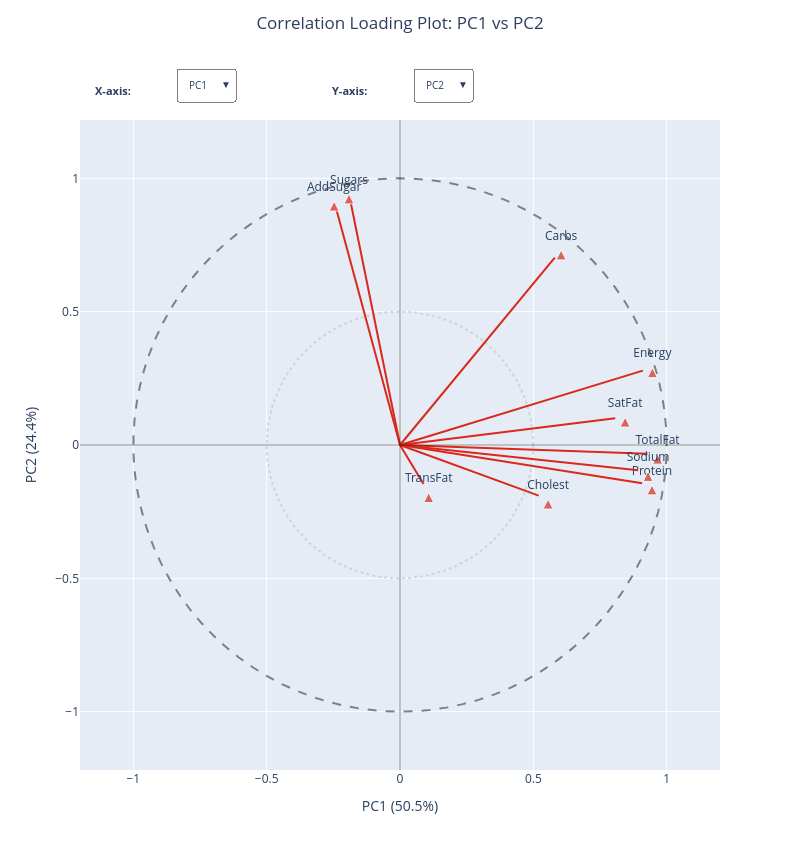

Source (notebook cell):
### Markdown cell above
### 1.4 Correlation Loading Plot *(PCAplots.tex: Slide 1.4)*

> Part of **Section 1: Model Interpretation**

**Formula:**
$$\tilde{p}_{jk} = p_{jk} \cdot \sqrt{\frac{\lambda_k}{\text{var}(x_j)}}$$

**Why Use Correlation Loadings (even if you have regular loadings):**
- **Regular loadings** ($p_{jk}$) show direction but aren't bounded — hard to compare across scalings
- **Correlation loadings** are bounded in [-1, 1] → immediate effect size interpretation
- **Radius** gives quality of representation: $r^2 = \text{corr}(x_j, t_1)^2 + \text{corr}(x_j, t_2)^2$

**How to Read:**
- **Variables near outer circle (100%)**: Well-modeled by PC1-PC2
- **Variables inside inner circle (50%)**: Poorly modeled — may need more PCs
- **Arrow direction**: Shows which quadrant items high in that variable will fall
- **Angle between arrows**: Small angle = positively correlated; 90° = uncorrelated; 180° = negatively correlated

### Code cell
# Calculate correlation loadings for all components
corr_loadings = P * np.sqrt(eigenvalues_sklearn)
n_pcs = min(6, len(eigenvalues_sklearn))  # Limit to 6 PCs for dropdown

# Pre-compute all PC combinations
from itertools import product
pc_combos = list(product(range(n_pcs), range(n_pcs)))

# Create figure with all combinations as separate trace groups
fig = go.Figure()

# Add unit circle (always visible)
theta = np.linspace(0, 2*np.pi, 100)
fig.add_trace(go.Scatter(
    x=np.cos(theta), y=np.sin(theta),
    mode='lines', line=dict(color='gray', dash='dash'),
    name='Unit Circle', showlegend=False
))
fig.add_trace(go.Scatter(
    x=0.5*np.cos(theta), y=0.5*np.sin(theta),
    mode='lines', line=dict(color='lightgray', dash='dot'),
    name='', showlegend=False
))
n_base_traces = 2  # circles

# Add traces for each PC combination
traces_per_combo = len(short_names)  # one scatter per variable
for pc_x, pc_y in pc_combos:
    visible = (pc_x == 0 and pc_y == 1)  # Show PC1 vs PC2 initially
    for i, name in enumerate(short_names):
        fig.add_trace(go.Scatter(
            x=[0, corr_loadings[i, pc_x]], 
            y=[0, corr_loadings[i, pc_y]],
            mode='lines+markers+text',
            line=dict(color=COLORS['mcd_red'], width=2),
            marker=dict(size=[0, 10], color=COLORS['mcd_red'], symbol=['circle', 'arrow-up']),
            text=['', name],
            textposition='top center',
            showlegend=False,
            visible=visible,
            hovertemplate=f'{name}<br>PC{pc_x+1}: %{{x:.3f}}<br>PC{pc_y+1}: %{{y:.3f}}<extra></extra>'
        ))

# Add axes
fig.add_hline(y=0, line_color='black', line_width=0.5)
fig.add_vline(x=0, line_color='black', line_width=0.5)

# Create dropdown buttons for X-axis
def make_visibility(selected_x, selected_y):
    """Create visibility array for selected PC combination"""
    vis = [True, True]  # circles always visible
    for pc_x, pc_y in pc_combos:
        is_selected = (pc_x == selected_x and pc_y == selected_y)
        vis.extend([is_selected] * traces_per_combo)
    return vis

x_buttons = []
for i in range(n_pcs):
    # When X changes, default Y to the next PC (or 0 if X is last)
    default_y = (i + 1) % n_pcs if i < n_pcs - 1 else 0
    x_buttons.append(dict(
        label=f'PC{i+1}',
        method='update',
        args=[
            {'visible': make_visibility(i, default_y)},
            {'title': f'Correlation Loading Plot: PC{i+1} vs PC{default_y+1}',
             'xaxis.title': f'PC{i+1} ({explained_var_ratio[i]*100:.1f}%)',
             'yaxis.title': f'PC{default_y+1} ({explained_var_ratio[default_y]*100:.1f}%)'}
        ]
    ))

y_buttons = []
for j in range(n_pcs):
    # When Y changes, keep X as PC1 (index 0)
    y_buttons.append(dict(
        label=f'PC{j+1}',
        method='update',
        args=[
            {'visible': make_visibility(0, j)},
            {'title': f'Correlation Loading Plot: PC1 vs PC{j+1}',
             'xaxis.title': f'PC1 ({explained_var_ratio[0]*100:.1f}%)',
             'yaxis.title': f'PC{j+1} ({explained_var_ratio[j]*100:.1f}%)'}
        ]
    ))

fig.update_layout(
    title=dict(
        text='Correlation Loading Plot: PC1 vs PC2',
        y=0.98,
        x=0.5,
        xanchor='center',
        yanchor='top'
    ),
    xaxis_title=f'PC1 ({explained_var_ratio[0]*100:.1f}%)',
    yaxis_title=f'PC2 ({explained_var_ratio[1]*100:.1f}%)',
    width=800, height=850,
    xaxis=dict(range=[-1.2, 1.2], scaleanchor='y'),
    yaxis=dict(range=[-1.2, 1.2]),
    margin=dict(t=120, b=80, l=80, r=80),
    updatemenus=[
        dict(
            buttons=x_buttons,
            direction='down',
            showactive=True,
            x=0.15, xanchor='left',
            y=1.08, yanchor='top',
            active=0,
            bgcolor='white',
            bordercolor='gray',
            font=dict(size=10)
        ),
        dict(
            buttons=y_buttons,
            direction='down',
            showactive=True,
            x=0.52, xanchor='left',
            y=1.08, yanchor='top',
            active=1,
            bgcolor='white',
            bordercolor='gray',
            font=dict(size=10)
        )
    ],
    annotations=[
        dict(text="<b>X-axis:</b>", x=0.02, xref="paper", y=1.06, yref="paper", 
             showarrow=False, font=dict(size=11), xanchor='left'),
        dict(text="<b>Y-axis:</b>", x=0.39, xref="paper", y=1.06, yref="paper", 
             showarrow=False, font=dict(size=11), xanchor='left')
    ]
)

fig.show()

print("\n💡 TIP: Use the dropdown menus to explore different PC combinations!")
print("   • PC1 vs PC2: Main caloric/sugar patterns (75% variance)")
print("   • PC1 vs PC3: Caloric vs Trans Fat dimension")  
print("   • PC3 vs PC4: Trans Fat vs Cholesterol (specialty nutrients)")
